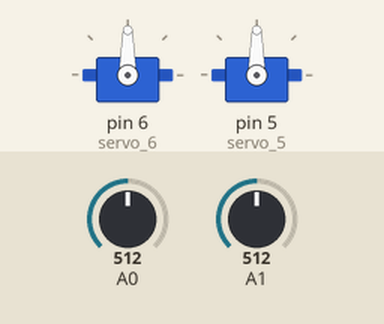
The sketch below on a simulated Arduino Uno, built with avr-gcc and run on an emulated ATmega328P. On the bench: 2 × servo. The inputs (shaded band) are chosen by the test bench; at power-on: A0 = 512, A1 = 512.

Above: at 1.2 s.
1.3 s: A0 set to 716
At 2.2 s:
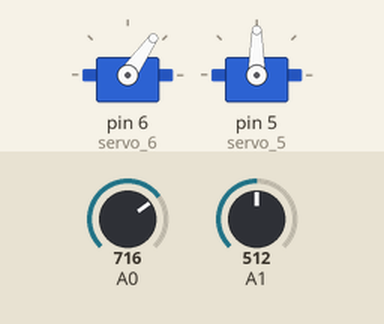
2.8 s: A1 set to 457
4.3 s: A1 set to 429
At 5.4 s:
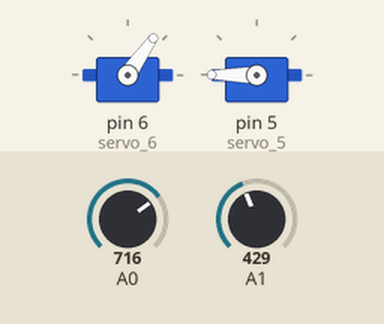
5.8 s: A0 set to 900
At 6.8 s:
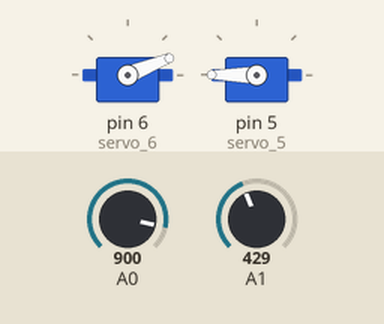
7.3 s: A1 set to 511
At 7.8 s:
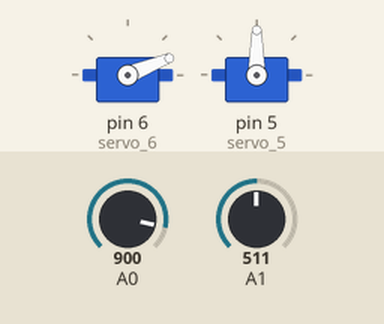
8.8 s: A0 set to 1023
At 9.2 s:
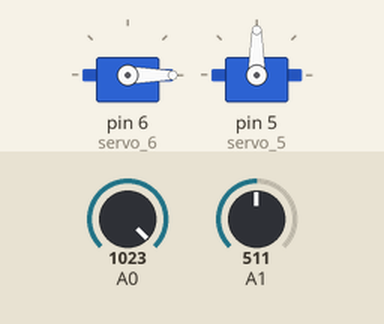
Timing chart, 0 to 11.3 s (numbered marks = the images above; inputs shaded):
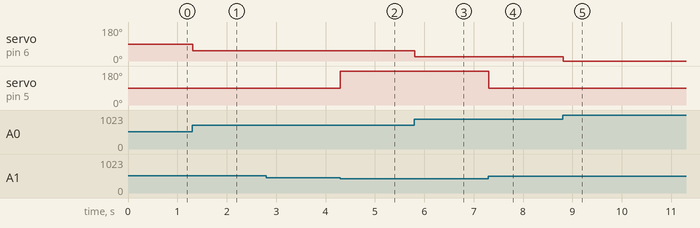

The sketch:

super_bigery1.ino
```cpp
#include <Servo.h>

int IDR = 0;

int R = 0;

int PIR = 0;

int R1 = 0;

Servo servo_6;

Servo servo_5;

void setup()
{
  pinMode(A0, INPUT);
  servo_6.attach(6);

  pinMode(A1, INPUT);
  servo_5.attach(5);

}

void loop()
{
  IDR = analogRead(A0);
  R = map(IDR, 0, 1023, 180, 0);
  servo_6.write(R);
  PIR = analogRead(A1);
  R1 = map(PIR, 0, 1023, 180, 0);

  if (R1 > 102) {
   servo_5.write(180);
  }
  if (R1 < 100) {
    servo_5.write(90);
  }
  delay(10); // Delay a little bit to improve simulation performance
}
```

Measured:
- the behaviour switches between 444 and 443 on A1 (found by bisection; images 1 and 2)
- after the input at 1.3 s, servo on pin 6 (servo_6): 90° → 55° at once
- after the input at 2.8 s, every drawn part: stays the same
- after the input at 4.3 s, servo on pin 5 (servo_5): 90° → 180° at once
- after the input at 5.8 s, servo on pin 6 (servo_6): 55° → 22° at once
- after the input at 7.3 s, servo on pin 5 (servo_5): 180° → 90° at once
- after the input at 8.8 s, servo on pin 6 (servo_6): 22° → 0° at once
